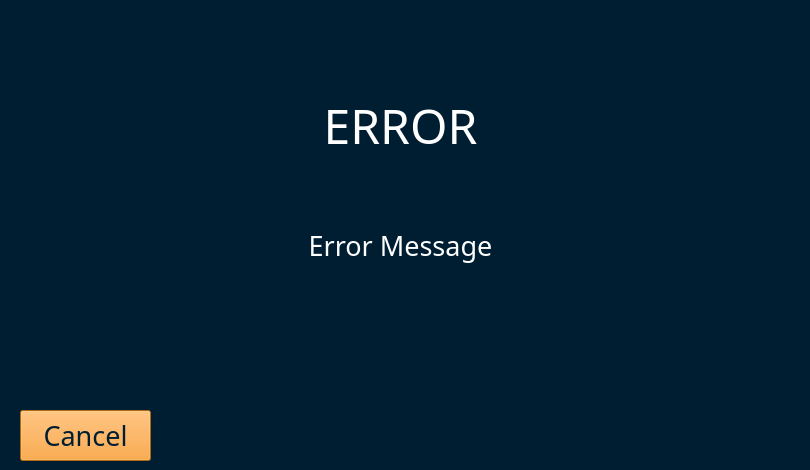
    <widget class="QWidget" name="page_25_Error">
     <property name="styleSheet">
      <string notr="true">background-color: rgb(0, 30, 50);</string>
     </property>
     <widget class="QPushButton" name="cancelButton_page25">
      <property name="geometry">
       <rect>
        <x>20</x>
        <y>410</y>
        <width>131</width>
        <height>51</height>
       </rect>
      </property>
      <property name="font">
       <font>
        <family>supermarket</family>
        <pointsize>20</pointsize>
        <weight>50</weight>
        <bold>false</bold>
       </font>
      </property>
      <property name="styleSheet">
       <string notr="true">color: rgb(0, 30, 50);
background-color: rgb(247, 147, 27);</string>
      </property>
      <property name="text">
       <string>Cancel</string>
      </property>
     </widget>
     <widget class="QLabel" name="ErrorMessage_page25">
      <property name="geometry">
       <rect>
        <x>0</x>
        <y>210</y>
        <width>801</width>
        <height>71</height>
       </rect>
      </property>
      <property name="font">
       <font>
        <family>supermarket</family>
        <pointsize>20</pointsize>
        <weight>50</weight>
        <bold>false</bold>
       </font>
      </property>
      <property name="styleSheet">
       <string notr="true">color: rgb(255, 255, 255);</string>
      </property>
      <property name="text">
       <string>Error Message</string>
      </property>
      <property name="alignment">
       <set>Qt::AlignCenter</set>
      </property>
     </widget>
     <widget class="QLabel" name="ErrorHeader_page25">
      <property name="geometry">
       <rect>
        <x>0</x>
        <y>90</y>
        <width>801</width>
        <height>71</height>
       </rect>
      </property>
      <property name="font">
       <font>
        <family>supermarket</family>
        <pointsize>36</pointsize>
        <weight>50</weight>
        <bold>false</bold>
       </font>
      </property>
      <property name="styleSheet">
       <string notr="true">color: rgb(255, 255, 255);</string>
      </property>
      <property name="text">
       <string>ERROR</string>
      </property>
      <property name="alignment">
       <set>Qt::AlignCenter</set>
      </property>
     </widget>
    </widget>
